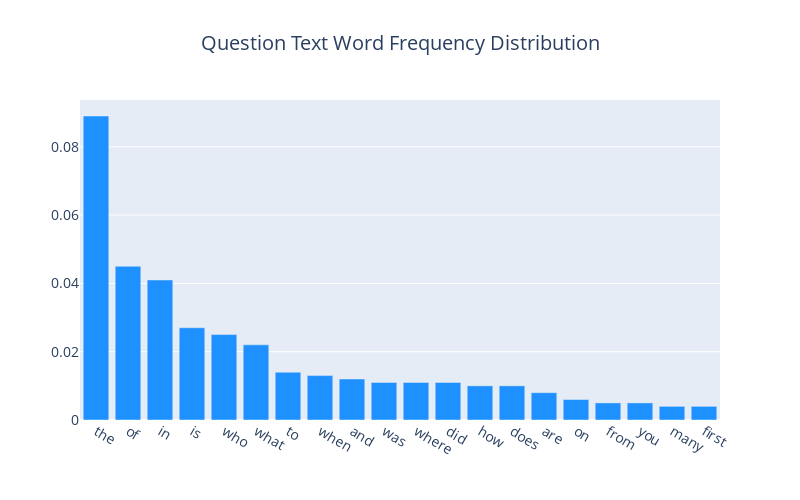

The notebook cell saved with this chart:
### Code cell
frequency = count_word_frequency(test['question_text'])

### Figure 1 — Plotly figure (JSON) as saved in the notebook; plotly's stock layout.template omitted (floating-point values rounded to 4 significant figures)
{"data": [{"marker": {"color": "#1E90FF"}, "type": "bar", "x": ["the", "of", "in", "is", "who", "what", "to", "when", "and", "was", "where", "did", "how", "does", "are", "on", "from", "you", "many", "first"], "y": [0.089, 0.045, 0.041, 0.027, 0.025, 0.022, 0.014, 0.013, 0.012, 0.011, 0.011, 0.011, 0.01, 0.01, 0.008, 0.006, 0.005, 0.005, 0.004, 0.004]}], "layout": {"font": {"size": 14}, "height": 500, "title": {"text": "Question Text Word Frequency Distribution", "x": 0.5}, "width": 800}}
